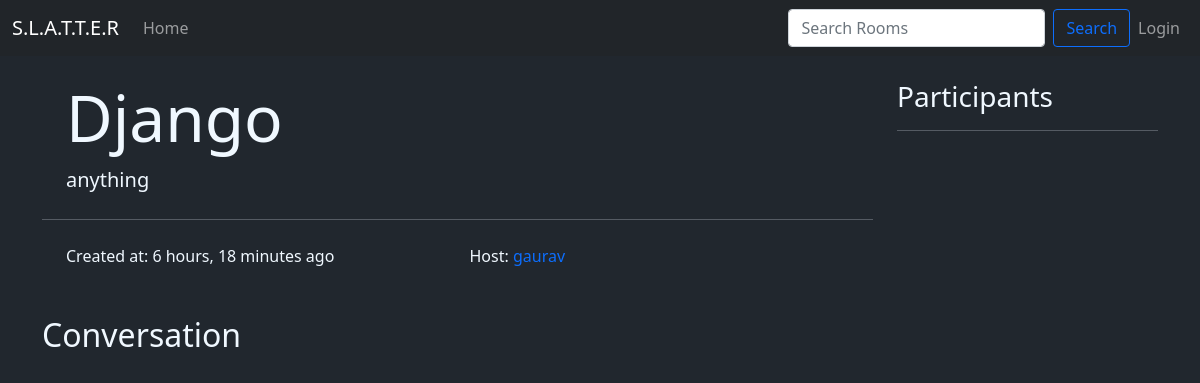
Page /room/2/ on the committed database.
### MyApp/models.py (models this page shows, shortened)
class Room(models.Model):
    host =  models.ForeignKey(User, on_delete=models.SET_NULL, null= True)
    topic = models.ForeignKey(Topic, on_delete=models.SET_NULL, null= True)
    name = models.CharField(max_length=100)
    description = models.CharField(null=True, blank=True, max_length=1000)
    participants = models.ManyToManyField(User,related_name='participants', blank=True)
    updated = models.DateField(auto_now=True)
    created = models.DateTimeField(auto_now_add=True)
    class Meta:
        ordering = ['-updated','-created']

### MyApp/views.py (the view, shortened to what this page needs)
# urls.py: path('room/<str:pk>/', views.room, name="room"),
def room(request,pk):
    room = Room.objects.get(id=pk)
    room_messages = room.message_set.all().order_by('-created')
    participants = room.participants.all()
    context = {"room":room,"room_messages":room_messages,"participants":participants}
    return render(request, "room.html", context)

### templates/room.html (shortened to what this page needs)
{% extends 'main.html' %} {%block content%}
<div class="container">
  <div class="row">
    <div class="col-9">
      <div class="jumbotron jumbotron-fluid">
        <div class="container">
          <h1 class="display-3">{{room.name}}</h1>
          <span class="lead">{{room.description}}</span>
        </div>
        <hr class="my-4" />
        <div class="container">
          <div class="row">
            <div class="col-6">
              Created at: {{room.created | timesince}} ago
            </div>
            <div class="col-6">
              Host:
              <a
                href="{% url 'user-profile' room.host.id %}"
                style="text-decoration: none"
                >{{room.host}}</a
              >
            </div>
          </div>
        </div>
      </div>
      <div style="padding-top: 2rem" class="row">
        <div class="col-8" style="padding-top: 1rem">
          <h2>Conversation</h2>
        </div>
        <div class="col-1">
        </div>
      </div>
    </div>
    <div class="col-3">
      <div>
        <h3>Participants</h3>
        <hr />
      </div>
    </div>
  </div>
</div>
{%endblock content%}

### templates/main.html (style rules this page uses)
body { margin-top: 5rem; background-color: #21272e; color: aliceblue; }

### rows in the picture
Room: name "Django", description "anything", created "6 hours, 18 minutes", host "gaurav"
